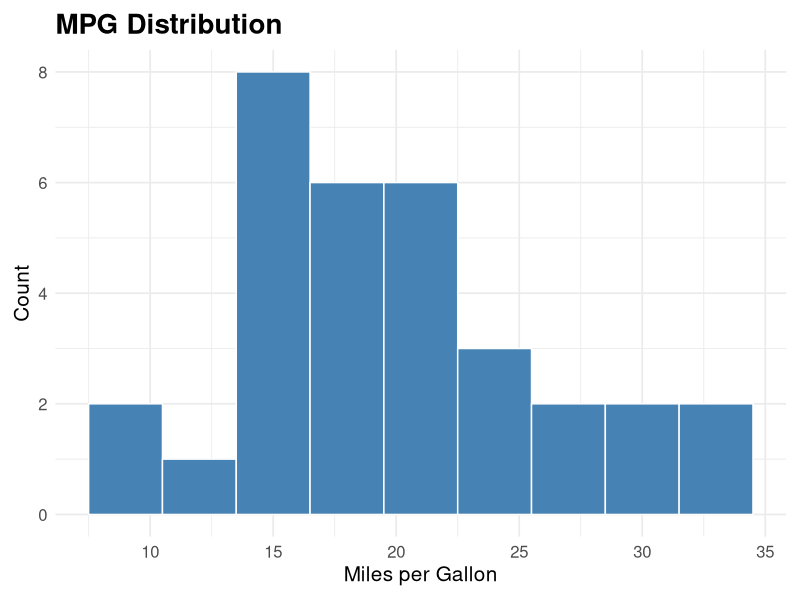
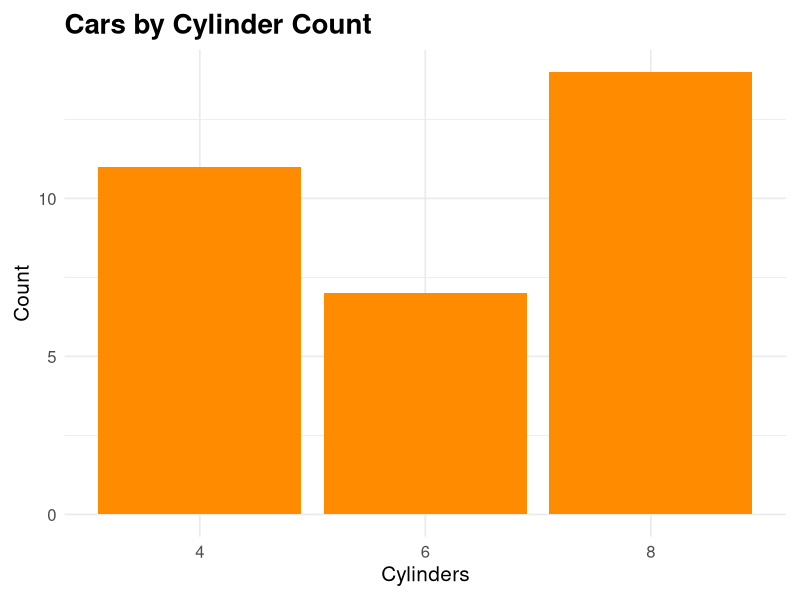

Write the R code that produced these figures, in order.
# data_visualization_1.R
#' Save histogram and bar plot with `ggplot2`.
#'
#' @description Creates 2 PNG plots in `output/`.
#' @output `output/plot_histogram.png`, `output/plot_bar.png`

# --------------------
# Setup: ensure output path exists and attach `ggplot2`
# --------------------
if (!dir.exists("output")) dir.create("output", recursive = TRUE)
if (!requireNamespace("ggplot2", quietly = TRUE)) {
  stop("Package 'ggplot2' is required for data_visualization scripts.", call. = FALSE)
}
library(ggplot2)

# --------------------
# Style: reuse one clean theme across plots
# --------------------
plot_theme <- theme_minimal(base_size = 13) +
  theme(
    plot.title = element_text(size = 20, face = "bold"),
    axis.title = element_text(size = 15),
    axis.text = element_text(size = 12),
    legend.title = element_text(size = 13),
    legend.text = element_text(size = 12),
    plot.margin = margin(10, 10, 10, 10)
  )

# --------------------
# Plot 1: map `mpg` to x and bin values with `geom_histogram()`
# --------------------
p_hist <- ggplot(mtcars, aes(x = mpg)) +
  geom_histogram(binwidth = 3, fill = "steelblue", color = "white") +
  labs(title = "MPG Distribution", x = "Miles per Gallon", y = "Count") +
  plot_theme
ggsave("output/plot_histogram.png", p_hist, width = 7, height = 5, dpi = 300)

# --------------------
# Plot 2: count rows per cylinder group with `geom_bar()`
# --------------------
p_bar <- ggplot(mtcars, aes(x = factor(cyl))) +
  geom_bar(fill = "darkorange") +
  labs(title = "Cars by Cylinder Count", x = "Cylinders", y = "Count") +
  plot_theme
ggsave("output/plot_bar.png", p_bar, width = 7, height = 5, dpi = 300)

# --------------------
# Expected output: two PNG files and no runtime error
# --------------------
